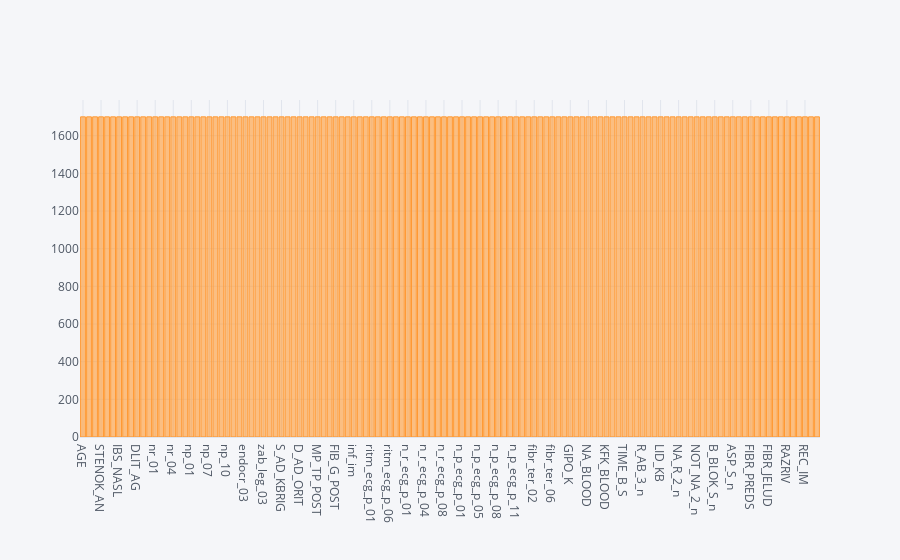

The code cell stored with this chart in its notebook:
### Code cell
df.count().iplot(kind='bar')

### Figure 1 — Plotly figure (JSON) as saved in the notebook; plotly's stock layout.template omitted (floating-point values rounded to 4 significant figures)
{"data": [{"marker": {"color": "rgba(255, 153, 51, 0.6)", "line": {"color": "rgba(255, 153, 51, 1.0)", "width": 1}}, "name": "None", "orientation": "v", "text": "", "type": "bar", "x": ["AGE", "SEX", "INF_ANAM", "STENOK_AN", "FK_STENOK", "IBS_POST", "IBS_NASL", "GB", "SIM_GIPERT", "DLIT_AG", "ZSN_A", "nr_11", "nr_01", "nr_02", "nr_03", "nr_04", "nr_07", "nr_08", "np_01", "np_04", "np_05", "np_07", "np_08", "np_09", "np_10", "endocr_01", "endocr_02", "endocr_03", "zab_leg_01", "zab_leg_02", "zab_leg_03", "zab_leg_04", "zab_leg_06", "S_AD_KBRIG", "D_AD_KBRIG", "S_AD_ORIT", "D_AD_ORIT", "O_L_POST", "K_SH_POST", "MP_TP_POST", "SVT_POST", "GT_POST", "FIB_G_POST", "ant_im", "lat_im", "inf_im", "post_im", "IM_PG_P", "ritm_ecg_p_01", "ritm_ecg_p_02", "ritm_ecg_p_04", "ritm_ecg_p_06", "ritm_ecg_p_07", "ritm_ecg_p_08", "n_r_ecg_p_01", "n_r_ecg_p_02", "n_r_ecg_p_03", "n_r_ecg_p_04", "n_r_ecg_p_05", "n_r_ecg_p_06", "n_r_ecg_p_08", "n_r_ecg_p_09", "n_r_ecg_p_10", "n_p_ecg_p_01", "n_p_ecg_p_03", "n_p_ecg_p_04", "n_p_ecg_p_05", "n_p_ecg_p_06", "n_p_ecg_p_07", "n_p_ecg_p_08", "n_p_ecg_p_09", "n_p_ecg_p_10", "n_p_ecg_p_11", "n_p_ecg_p_12", "fibr_ter_01", "fibr_ter_02", "fibr_ter_03", "fibr_ter_05", "fibr_ter_06", "fibr_ter_07", "fibr_ter_08", "GIPO_K", "K_BLOOD", "GIPER_NA", "NA_BLOOD", "ALT_BLOOD", "AST_BLOOD", "KFK_BLOOD", "L_BLOOD", "ROE", "TIME_B_S", "R_AB_1_n", "R_AB_2_n", "R_AB_3_n", "NA_KB", "NOT_NA_KB", "LID_KB", "NITR_S", "NA_R_1_n", "NA_R_2_n", "NA_R_3_n", "NOT_NA_1_n", "NOT_NA_2_n", "NOT_NA_3_n", "LID_S_n", "B_BLOK_S_n", "ANT_CA_S_n", "GEPAR_S_n", "ASP_S_n", "TIKL_S_n", "TRENT_S_n", "FIBR_PREDS", "PREDS_TAH", "JELUD_TAH", "FIBR_JELUD", "A_V_BLOK", "OTEK_LANC", "RAZRIV", "DRESSLER", "ZSN", "REC_IM", "P_IM_STEN", "LET_IS"], "y": [1700, 1700, 1700, 1700, 1700, 1700, 1700, 1700, 1700, 1700, 1700, 1700, 1700, 1700, 1700, 1700, 1700, 1700, 1700, 1700, 1700, 1700, 1700, 1700, 1700, 1700, 1700, 1700, 1700, 1700, 1700, 1700, 1700, 1700, 1700, 1700, 1700, 1700, 1700, 1700, 1700, 1700, 1700, 1700, 1700, 1700, 1700, 1700, 1700, 1700, 1700, 1700, 1700, 1700, 1700, 1700, 1700, 1700, 1700, 1700, 1700, 1700, 1700, 1700, 1700, 1700, 1700, 1700, 1700, 1700, 1700, 1700, 1700, 1700, 1700, 1700, 1700, 1700, 1700, 1700, 1700, 1700, 1700, 1700, 1700, 1700, 1700, 1700, 1700, 1700, 1700, 1700, 1700, 1700, 1700, 1700, 1700, 1700, 1700, 1700, 1700, 1700, 1700, 1700, 1700, 1700, 1700, 1700, 1700, 1700, 1700, 1700, 1700, 1700, 1700, 1700, 1700, 1700, 1700, 1700, 1700, 1700, 1700]}], "layout": {"legend": {"bgcolor": "#F5F6F9", "font": {"color": "#4D5663"}}, "paper_bgcolor": "#F5F6F9", "plot_bgcolor": "#F5F6F9", "title": {"font": {"color": "#4D5663"}}, "xaxis": {"gridcolor": "#E1E5ED", "showgrid": true, "tickfont": {"color": "#4D5663"}, "title": {"font": {"color": "#4D5663"}, "text": ""}, "zerolinecolor": "#E1E5ED"}, "yaxis": {"gridcolor": "#E1E5ED", "showgrid": true, "tickfont": {"color": "#4D5663"}, "title": {"font": {"color": "#4D5663"}, "text": ""}, "zerolinecolor": "#E1E5ED"}}}
